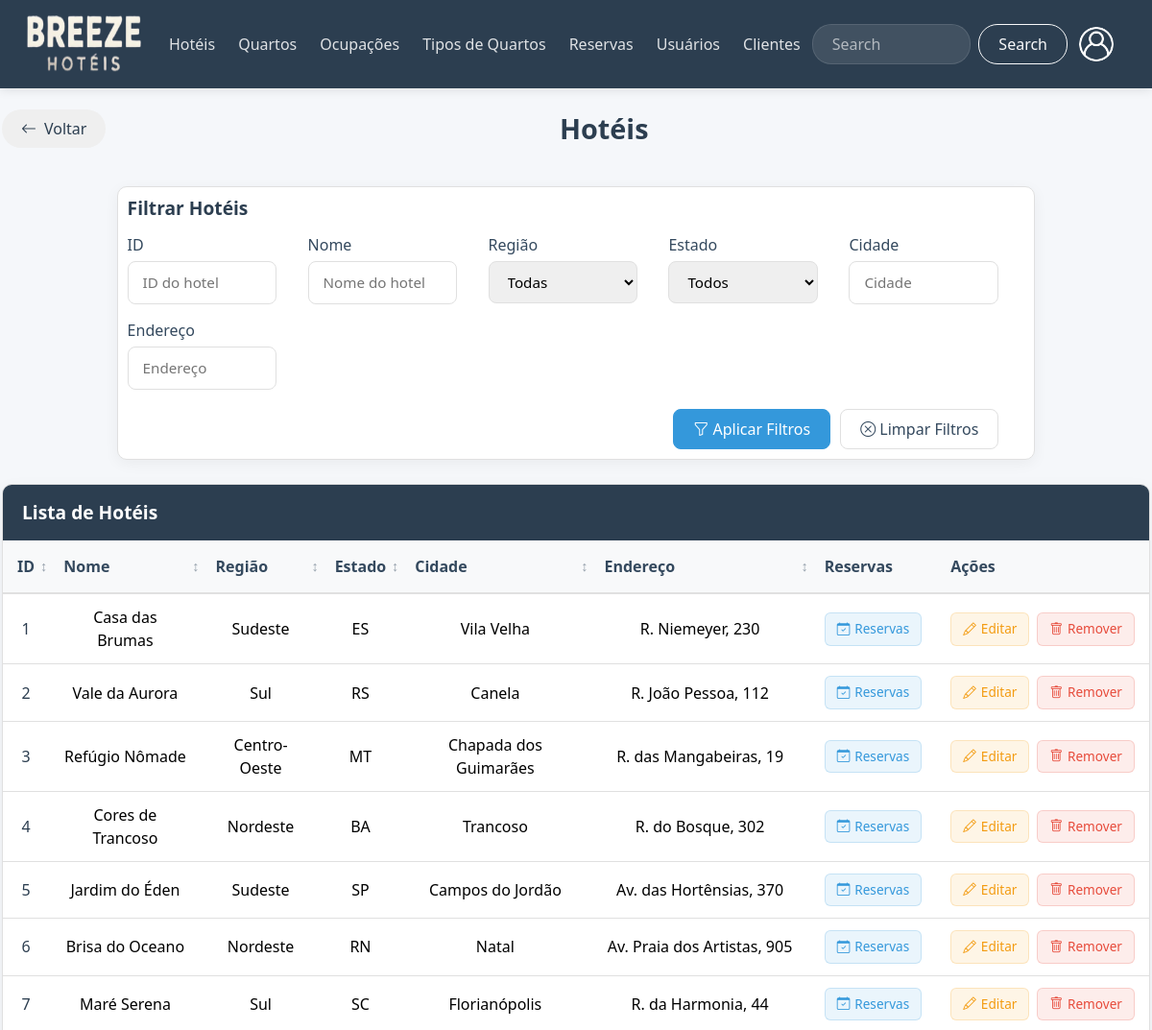
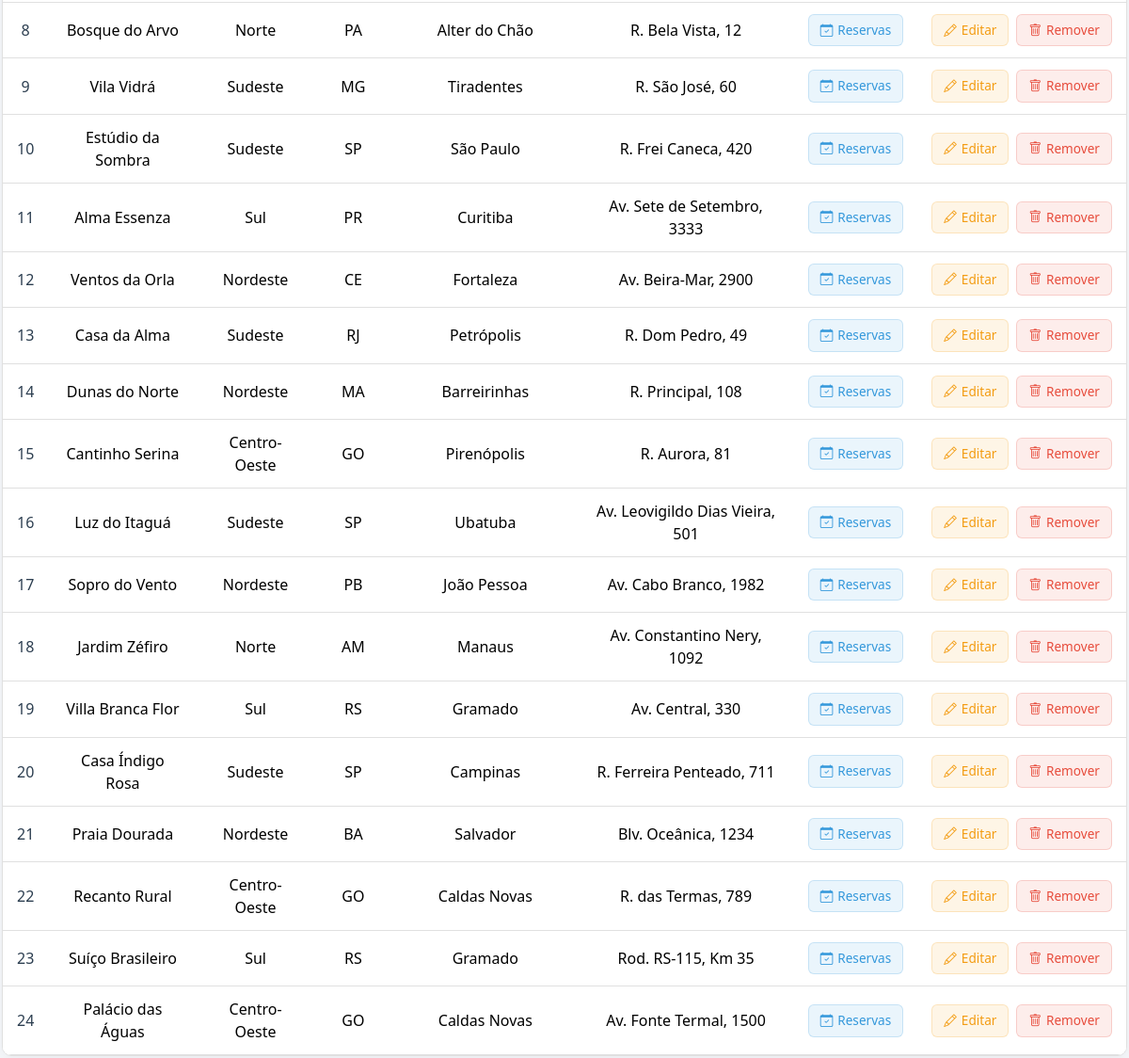
The page /codes/pages/adm/read/hoteis.php (signed in) on the database its author committed (2 pictures, top to bottom).
### tables this page shows
CREATE TABLE `hoteis` (
  `idhotel` int(11) NOT NULL,
  `nome` varchar(255) NOT NULL,
  `regiao` varchar(255) NOT NULL,
  `estado` varchar(2) NOT NULL,
  `cidade` varchar(255) NOT NULL,
  `endereço` varchar(255) NOT NULL
);

### codes/pages/adm/read/hoteis.php (the view, shortened to what this page needs)
<?php
include __DIR__ . "/../../../conn/conn.php";
?>
<!DOCTYPE html>
<html lang="pt-br">
<head>
  <link href="https://cdn.jsdelivr.net/npm/bootstrap@5.3.5/dist/css/bootstrap.min.css" rel="stylesheet">
  <link rel="stylesheet" href="https://cdn.jsdelivr.net/npm/bootstrap-icons@1.11.3/font/bootstrap-icons.min.css">
  <link href="/breeze/codes/css/read.css?v=<?= time() ?>" defer rel="stylesheet">
</head>
<body>
  <header>
      <nav class="navbar navbar-expand-lg navbar-custom">
          <div class="container-fluid">
              <a class="navbar-brand navbar-brand-custom" href="../../user/indexA.php">
                  <img src="/breeze/images/logob.png" height="60" width="120" alt="Logo">
              </a>
              <div class="collapse navbar-collapse navbar-collapse-custom" id="navbarSupportedContent">
                  <ul class="navbar-nav me-auto mb-2 mb-lg-0">
                      <li class="nav-item nav-item-custom dropdown">
                          <a class="nav-link nav-link-custom dropdown-toggle" href="#" role="button" data-bs-toggle="dropdown" aria-expanded="false"> Hotéis </a>
                      </li>
                      <li class="nav-item nav-item-custom dropdown">
                          <a class="nav-link nav-link-custom dropdown-toggle" href="#" role="button" data-bs-toggle="dropdown" aria-expanded="false"> Quartos </a>
                      </li>
                      <li class="nav-item nav-item-custom dropdown">
                          <a class="nav-link nav-link-custom dropdown-toggle" href="#" role="button" data-bs-toggle="dropdown" aria-expanded="false"> Ocupações </a>
                      </li>
                      <li class="nav-item nav-item-custom dropdown">
                          <a class="nav-link nav-link-custom dropdown-toggle" href="#" role="button" data-bs-toggle="dropdown" aria-expanded="false"> Tipos de Quartos </a>
                      </li>
                      <li class="nav-item nav-item-custom dropdown">
                          <a class="nav-link nav-link-custom dropdown-toggle" href="#" role="button" data-bs-toggle="dropdown" aria-expanded="false"> Reservas </a>
                      </li>
                      <li class="nav-item nav-item-custom dropdown">
                          <a class="nav-link nav-link-custom dropdown-toggle" href="#" role="button" data-bs-toggle="dropdown" aria-expanded="false"> Usuários </a>
                      </li>
                      <li class="nav-item nav-item-custom dropdown">
                          <a class="nav-link nav-link-custom dropdown-toggle" href="#" role="button" data-bs-toggle="dropdown" aria-expanded="false"> Clientes </a>
                      </li>
                  </ul>
                  <form class="d-flex search-form-custom" role="search">
                      <input class="form-control me-2" type="search" placeholder="Search" aria-label="Search">
                      <button class="btn btn-outline-light" type="submit"> Search </button>
                  </form>
                  <ul class="navbar-nav user-menu">
                      <li class="nav-item nav-item-custom dropdown">
                          <a class="nav-link nav-link-custom dropdown-toggle" href="#" id="userDropdown" role="button" data-bs-toggle="dropdown" aria-expanded="false">
                              <img src="/breeze/images/login.png" class="user-avatar rounded-circle" alt="User">
                          </a>
                      </li>
                  </ul>
              </div>
          </div>
      </nav>
  </header>
 <main class="main-container">
    <div class="page-header">
      <button class="back-button" id="btnVoltar">
        <i class="bi bi-arrow-left"></i> Voltar
      </button>
      <h1 class="page-title">Hotéis</h1>
    </div>
    <div class="filter-section">
      <div class="filter-header">
        <h2 class="filter-title"> Filtrar Hotéis </h2>
      </div>
      <div class="filter-controls">
        <div class="filter-group">
          <label class="filter-label"> ID </label>
          <input type="text" class="filter-input" id="filterId" placeholder="ID do hotel">
        </div>
        <div class="filter-group">
          <label class="filter-label"> Nome </label>
          <input type="text" class="filter-input" id="filterNome" placeholder="Nome do hotel">
        </div>
        <div class="filter-group">
          <label class="filter-label"> Região </label>
          <select class="filter-input" id="filterRegiao">
            <option value=""> Todas </option>
          </select>
        </div>
        <div class="filter-group">
          <label class="filter-label"> Estado </label>
          <select class="filter-input" id="filterEstado">
            <option value=""> Todos </option>
          </select>
        </div>
        <div class="filter-group">
          <label class="filter-label"> Cidade </label>
          <input type="text" class="filter-input" id="filterCidade" placeholder="Cidade">
        </div>
        <div class="filter-group">
          <label class="filter-label"> Endereço </label>
          <input type="text" class="filter-input" id="filterEndereco" placeholder="Endereço">
        </div>
      </div>
      <div class="filter-actions">
        <button class="filter-btn filter-btn-primary" id="btnApplyFilters">
          <i class="bi bi-funnel"></i> Aplicar Filtros
        </button>
        <button class="filter-btn filter-btn-secondary" id="btnClearFilters">
          <i class="bi bi-x-circle"></i> Limpar Filtros
        </button>
      </div>
    </div>
    <div class="table-container">
      <div class="table-title"> Lista de Hotéis </div>
      <div class="table-responsive">
        <table id="tabela-hoteis" class="table align-middle">
          <thead>
            <tr>
              <th class="sortable"> ID </th>
              <th class="sortable"> Nome </th>
              <th class="sortable"> Região </th>
              <th class="sortable"> Estado </th>
              <th class="sortable"> Cidade </th>
              <th class="sortable"> Endereço </th>
              <th> Reservas </th>
              <th> Ações </th>
            </tr>
          </thead>
          <tbody>
            <?php
              try {
                $sql = "SELECT h.idhotel, h.nome, h.regiao, h.estado, h.cidade, h.endereço FROM hoteis h";
                $stmt = $conn->prepare($sql);
                if ($stmt->execute()) {
                    $hoteis = $stmt->fetchAll(PDO::FETCH_ASSOC);
                } else {
                    $hoteis = [];
                }
                if ($hoteis) {
                  foreach ($hoteis as $row) {
                    echo '<tr class="text-center align-middle">
                            <td>'.$row["idhotel"].'</td>
                            <td>'.$row["nome"].'</td>
                            <td>'.$row["regiao"].'</td>
                            <td>'.$row["estado"].'</td>
                            <td>'.$row["cidade"].'</td>
                            <td>'.$row["endereço"].'</td>
                            <td>
                              <button class="action-btn btn-view ver-reservas-btn" reservas="'.$row["idhotel"].'" data-bs-toggle="modal" data-bs-target="#modalReservas">
                                <i class="bi bi-calendar-check"></i> Reservas
                              </button>
                            </td>
                            <td>
                              <div class="action-buttons">
                                <button class="action-btn btn-edit btn-editar" editar="' . htmlspecialchars($row["idhotel"]) . '" data-bs-toggle="modal" data-bs-target="#modalEditar">
                                  <i class="bi bi-pencil"></i> Editar
                                </button>
                                <button class="action-btn btn-delete btn-remover" remover="' . $row["idhotel"] . '" data-bs-toggle="modal" data-bs-target="#modalRemover">
                                  <i class="bi bi-trash"></i> Remover
                                </button>
                              </div>
                            </td>
                          </tr>';
                  }
                } else {
                    echo "<tr><td colspan='8' class='text-center py-4'> Nenhum hotel cadastrado. </td></tr>";
                }
            } catch (PDOException $e) {
                echo "<tr><td colspan='8' class='text-center text-danger py-4'> Erro ao buscar hotéis: " . $e->getMessage() . "</td></tr>";
            }
            ?>
          </tbody>
        </table>
      </div>
    </div>
  </main>
</body>
</html>

### codes/pages/adm/read/hoteis.php (style rules this page uses)
.main-container { padding: 2px; max-width: 1450px; margin: 0 auto; }
.filter-section { width: 80%; justify-self: center; }

### rows shown on the page
hoteis: idhotel "1", nome "Casa das Brumas", regiao "Sudeste", estado "ES", cidade "Vila Velha", endereço "R. Niemeyer, 230"
hoteis: idhotel "2", nome "Vale da Aurora", regiao "Sul", estado "RS", cidade "Canela", endereço "R. João Pessoa, 112"
hoteis: idhotel "3", nome "Refúgio Nômade", regiao "Centro-Oeste", estado "MT", cidade "Chapada dos Guimarães", endereço "R. das Mangabeiras, 19"
hoteis: idhotel "4", nome "Cores de Trancoso", regiao "Nordeste", estado "BA", cidade "Trancoso", endereço "R. do Bosque, 302"
hoteis: idhotel "5", nome "Jardim do Éden", regiao "Sudeste", estado "SP", cidade "Campos do Jordão", endereço "Av. das Hortênsias, 370"
hoteis: idhotel "6", nome "Brisa do Oceano", regiao "Nordeste", estado "RN", cidade "Natal", endereço "Av. Praia dos Artistas, 905"
hoteis: idhotel "7", nome "Maré Serena", regiao "Sul", estado "SC", cidade "Florianópolis", endereço "R. da Harmonia, 44"
hoteis: idhotel "8", nome "Bosque do Arvo", regiao "Norte", estado "PA", cidade "Alter do Chão", endereço "R. Bela Vista, 12"
hoteis: idhotel "9", nome "Vila Vidrá", regiao "Sudeste", estado "MG", cidade "Tiradentes", endereço "R. São José, 60"
hoteis: idhotel "10", nome "Estúdio da Sombra", regiao "Sudeste", estado "SP", cidade "São Paulo", endereço "R. Frei Caneca, 420"
hoteis: idhotel "11", nome "Alma Essenza", regiao "Sul", estado "PR", cidade "Curitiba", endereço "Av. Sete de Setembro, 3333"
hoteis: idhotel "12", nome "Ventos da Orla", regiao "Nordeste", estado "CE", cidade "Fortaleza", endereço "Av. Beira-Mar, 2900"
hoteis: idhotel "13", nome "Casa da Alma", regiao "Sudeste", estado "RJ", cidade "Petrópolis", endereço "R. Dom Pedro, 49"
hoteis: idhotel "14", nome "Dunas do Norte", regiao "Nordeste", estado "MA", cidade "Barreirinhas", endereço "R. Principal, 108"
hoteis: idhotel "15", nome "Cantinho Serina", regiao "Centro-Oeste", estado "GO", cidade "Pirenópolis", endereço "R. Aurora, 81"
hoteis: idhotel "16", nome "Luz do Itaguá", regiao "Sudeste", estado "SP", cidade "Ubatuba", endereço "Av. Leovigildo Dias Vieira, 501"
hoteis: idhotel "17", nome "Sopro do Vento", regiao "Nordeste", estado "PB", cidade "João Pessoa", endereço "Av. Cabo Branco, 1982"
hoteis: idhotel "18", nome "Jardim Zéfiro", regiao "Norte", estado "AM", cidade "Manaus", endereço "Av. Constantino Nery, 1092"
hoteis: idhotel "19", nome "Villa Branca Flor", regiao "Sul", estado "RS", cidade "Gramado", endereço "Av. Central, 330"
hoteis: idhotel "20", nome "Casa Índigo Rosa", regiao "Sudeste", estado "SP", cidade "Campinas", endereço "R. Ferreira Penteado, 711"
hoteis: idhotel "21", nome "Praia Dourada", regiao "Nordeste", estado "BA", cidade "Salvador", endereço "Blv. Oceânica, 1234"
hoteis: idhotel "22", nome "Recanto Rural", regiao "Centro-Oeste", estado "GO", cidade "Caldas Novas", endereço "R. das Termas, 789"
hoteis: idhotel "23", nome "Suíço Brasileiro", regiao "Sul", estado "RS", cidade "Gramado", endereço "Rod. RS-115, Km 35"
hoteis: idhotel "24", nome "Palácio das Águas", regiao "Centro-Oeste", estado "GO", cidade "Caldas Novas", endereço "Av. Fonte Termal, 1500"
